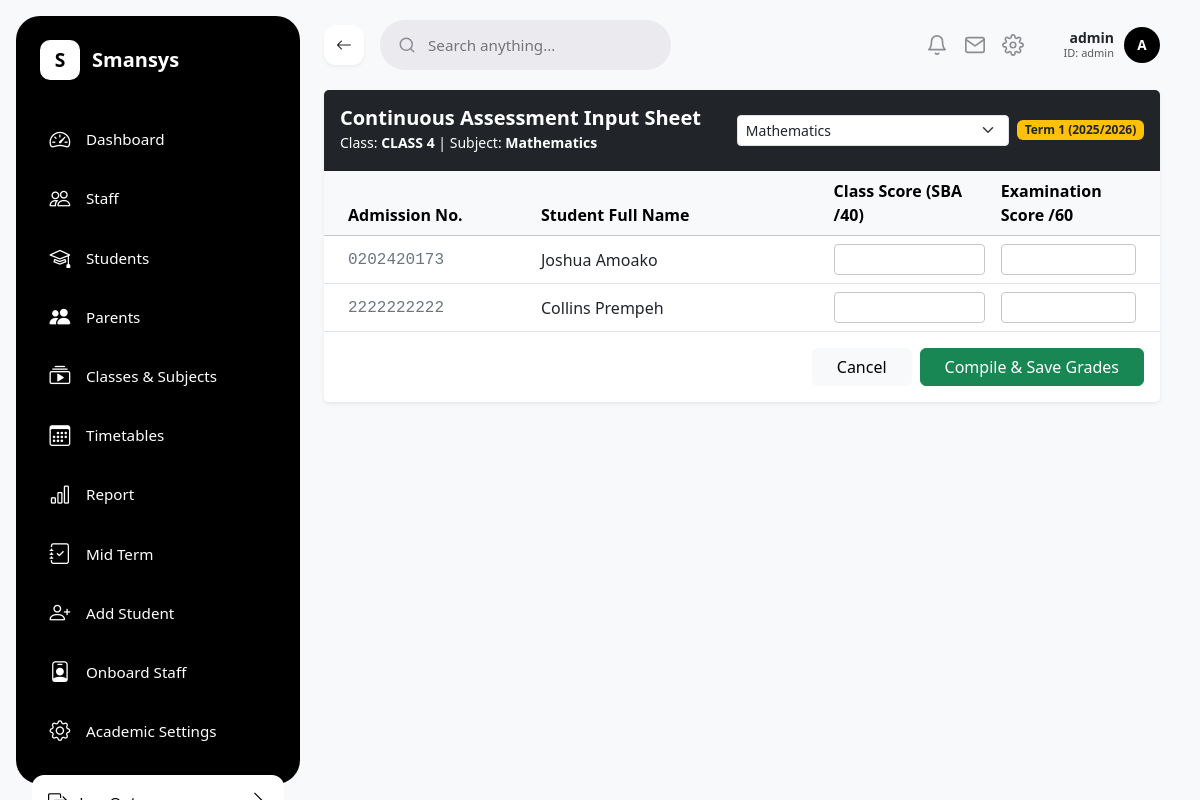
The page /grades/entry/2/2/ (signed in) on the database its author committed.
### sis/models.py (models this page shows, shortened)
class ClassRoom(models.Model):
    class_name = models.CharField(max_length=50, unique=True)
    order = models.PositiveIntegerField(
        default=0,
        help_text="Used to sort classes hierarchically (e.g., Class 1 = 1, JHS 3 = 9)"
    )
    form_master = models.ForeignKey('StaffProfile', on_delete=models.SET_NULL, null=True, blank=True, related_name='managed_class')
    class Meta:
        ordering = ['order']

class Subject(models.Model):
    subject_name = models.CharField(max_length=100, unique =True)

class Student(models.Model):
    GENDER_CHOICES = [('Male', 'Male'), ('Female', 'Female')]
    STATUS_CHOICES = [('Day', 'Day'), ('Boarder', 'Boarder')]
    LIVING_WITH_CHOICES = [('Mother', 'Mother'), ('Father', 'Father'), ('Both', 'Both')]
    admission_number = models.CharField(max_length=50, unique=True)
    first_name = models.CharField(max_length=100)
    last_name = models.CharField(max_length=100)
    other_names = models.CharField(max_length=100, blank=True, null=True, default='')
    dob = models.DateField(verbose_name='Date of Birth')
    date_of_admission = models.DateField(default=date.today)
    gender = models.CharField(max_length=10, choices=GENDER_CHOICES)
    status = models.CharField(max_length=10, choices=STATUS_CHOICES)
    living_with = models.CharField(max_length=10, choices=LIVING_WITH_CHOICES, default='Both')
    previous_school_attended = models.CharField(max_length=255, default='N/A')
    profile_picture = models.ImageField(upload_to='students/profiles/', blank=True, null=True)
    classroom = models.ForeignKey('ClassRoom', on_delete=models.SET_NULL, null=True, blank=True, related_name='students')
    father = models.ForeignKey(Parent, on_delete=models.SET_NULL, null=True, blank=True, related_name='father_of')
    mother = models.ForeignKey(Parent, on_delete=models.SET_NULL, null=True, blank=True, related_name='mother_of')
    @property
    def current_class(self):
        """Return the most recent enrolled ClassRoom for this student, or None."""
        latest = self.enrollments.order_by('-date_enrolled').first()
        return latest.classroom if latest else None

### sis/views.py (the view, shortened to what this page needs)
# urls.py: path('grades/entry/<int:class_id>/<int:subject_id>/', bulk_grade_entry_view, name='bulk_grade_entry'),
@login_required
def bulk_grade_entry_view(request, class_id, subject_id):
    if not _is_staff_or_admin(request.user):
        raise PermissionDenied
    classroom = ClassRoom.objects.get(pk=class_id)
    staff = getattr(request.user, 'staff_profile', None)
    if not request.user.is_superuser:
        has_assignment = StaffClassSubject.objects.filter(staff=staff, classroom=classroom, subject_id=subject_id).exists()
        if not has_assignment:
            messages.error(request, 'You can only enter grades for subjects and classes assigned to you.')
            return redirect('dashboard')
    students = Student.objects.filter(enrollments__classroom=classroom).distinct()
    if request.user.is_superuser:
        subjects = Subject.objects.all().order_by('subject_name')
    else:
        assigned_subject_ids = StaffClassSubject.objects.filter(staff=staff, classroom=classroom).values_list('subject_id', flat=True).distinct()
        subjects = Subject.objects.filter(id__in=assigned_subject_ids).order_by('subject_name')
    if subject_id:
        subject = Subject.objects.filter(pk=subject_id).first()
    else:
        subject = subjects.first()
    current_session = AcademicSession.objects.filter(is_current=True).first()
    current_term_obj = Term.objects.filter(is_active=True).first()
    current_term = int(current_term_obj.term_name.split()[-1]) if current_term_obj else 1
    current_academic_year = current_session.academic_year if current_session else "2025-2026"
    student_marks_matrix = []
    for student in students:
        existing_assessment = SubjectAssessment.objects.filter(
                student=student, subject=subject, academic_session=current_session, academic_term=current_term_obj
            ).first()
        student_marks_matrix.append({
            'student': student,
            'existing_class_score': existing_assessment.class_score if existing_assessment else "",
            'existing_exam_score': existing_assessment.exam_score if existing_assessment else ""
        })
    context = {
        'classroom': classroom,
        'subject': subject,
        'subjects': subjects,
        'matrix': student_marks_matrix
    }
    return render(request, 'sis/bulk_grade_entry.html', context)

### sis/templates/sis/bulk_grade_entry.html (shortened to what this page needs)
{% extends 'sis/base.html' %}
{% block content %}
<div class="card shadow-sm border-0">
    <div class="card-header bg-dark text-white py-3 d-flex justify-content-between align-items-center">
        <div>
            <h5 class="mb-0 fw-bold">Continuous Assessment Input Sheet</h5>
            <small class="text-light-50">Class: <strong>{{ classroom.class_name }}</strong> | Subject: <strong>{% if subject %}{{ subject.subject_name }}{% else %}None selected{% endif %}</strong></small>
        </div>
        <div class="d-flex align-items-center gap-2">
            {% if subjects %}
            <select class="form-select form-select-sm" onchange="window.location.href=this.value">
                {% for item in subjects %}
                <option value="{% url 'bulk_grade_entry' class_id=classroom.id subject_id=item.id %}" {% if subject and subject.id == item.id %}selected{% endif %}>{{ item.subject_name }}</option>
                {% endfor %}
            </select>
            {% endif %}
            <span class="badge bg-warning text-dark fw-bold">Term 1 (2025/2026)</span>
        </div>
    </div>
    <div class="card-body p-0">
        <form method="POST">
            <div class="table-responsive">
                <table class="table table-hover align-middle mb-0">
                    <thead class="table-light">
                        <tr>
                            <th class="ps-4" style="width: 25%;">Admission No.</th>
                            <th style="width: 35%;">Student Full Name</th>
                            <th style="width: 20%;">Class Score (SBA /40)</th>
                            <th class="pe-4" style="width: 20%;">Examination Score /60</th>
                        </tr>
                    </thead>
                    <tbody>
                        {% for row in matrix %}
                        <tr>
                            <td class="ps-4 font-monospace text-secondary">{{ row.student.admission_number }}</td>
                            <td class="fw-medium text-dark">{{ row.student.first_name }} {{ row.student.last_name }}</td>
                            <td>
                                <input type="number" name="class_score_{{ row.student.id }}"
                                       class="form-control form-control-sm border-secondary-subtle"
                                       step="0.01" min="0" max="40" value="{{ row.existing_class_score }}">
                            </td>
                            <td class="pe-4">
                                <input type="number" name="exam_score_{{ row.student.id }}"
                                       class="form-control form-control-sm border-secondary-subtle"
                                       step="0.01" min="0" max="60" value="{{ row.existing_exam_score }}">
                            </td>
                        </tr>
                        {% endfor %}
                    </tbody>
                </table>
            </div>
            <div class="card-footer bg-white py-3 d-flex justify-content-end gap-2 border-top-0">
                <a href="{% url 'student_list' %}" class="btn btn-light px-4">Cancel</a>
                <button type="submit" class="btn btn-success px-4">Compile & Save Grades</button>
            </div>
        </form>
    </div>
</div>
{% endblock %}

### sis/templates/sis/base.html (shortened to what this page needs)
{% load static %}
<!DOCTYPE html>
<html lang="en">
<head>
    <link rel="stylesheet" href="{% static 'css/bootstrap.min.css' %}">
    <link rel="stylesheet" href="https://cdn.jsdelivr.net/npm/bootstrap-icons@1.11.3/font/bootstrap-icons.min.css">
</head>
<body>
{% if user.is_authenticated %}
<div class="app-layout" style="display: flex; min-height: 100vh; background-color: #F8F9FA;">
    <aside style="width: 284px; flex-shrink: 0; min-height: 100vh;">
        <div class="sidebar">
            <div>
                <div class="brand">
                    <div class="icon-box">S</div>
                    <span>Smansys</span>
                </div>
                <nav class="nav-links">
                    {% if user.is_superuser %}
                    <a href="{% url 'dashboard' %}" class="{% if request.path == '/' or request.path == '/dashboard/' %}active{% endif %}">
                        <i class="bi bi-speedometer2"></i> Dashboard
                    </a>
                    <a href="{% url 'staff_list' %}" class="{% if request.path == '/staff/list/' %}active{% endif %}">
                        <i class="bi bi-people"></i> Staff
                    </a>
                    <a href="{% url 'student_list' %}" class="{% if request.path == '/students/' %}active{% endif %}">
                        <i class="bi bi-mortarboard"></i> Students
                    </a>
                    <a href="{% url 'parents_list' %}" class="{% if request.resolver_match.url_name == 'parents_list' %}active{% endif %}">
                        <i class="bi bi-people-fill"></i> Parents
                    </a>
                    <a href="{% url 'classes_subjects_hub' %}" class="{% if request.resolver_match.url_name == 'classes_subjects_hub' %}active{% endif %}">
                        <i class="bi bi-collection-play"></i> Classes & Subjects
                    </a>
                    <a href="{% url 'timetable_hub' %}" class="{% if request.resolver_match.url_name == 'timetable_hub' %}active{% endif %}">
                        <i class="bi bi-calendar3"></i> Timetables
                    </a>
                    <a href="{% url 'reports' %}" class="{% if request.path == '/reports/' %}active{% endif %}">
                        <i class="bi bi-bar-chart"></i> Report
                    </a>
                    <a href="{% url 'midterm_summary' %}" class="{% if request.resolver_match.view_name == 'midterm_summary' %}active{% endif %}">
                        <i class="bi bi-journal-check"></i> Mid Term
                    </a>
                    <a href="{% url 'register_student' %}" class="{% if request.path == '/students/register/' %}active{% endif %}">
                        <i class="bi bi-person-plus"></i> Add Student
                    </a>
                    <a href="{% url 'register_staff' %}" class="{% if request.path == '/staff/register/' %}active{% endif %}">
                        <i class="bi bi-person-badge"></i> Onboard Staff
                    </a>
                    <a href="{% url 'academic_settings' %}" class="{% if request.path == '/settings/academic-session/' %}active{% endif %}">
                        <i class="bi bi-gear"></i> Academic Settings
                    </a>
                    {% endif %}
                </nav>
            </div>
            <div class="logout-wrap">
                <a href="{% url 'logout' %}">
                    <span><i class="bi bi-box-arrow-right me-2"></i> Log Out</span>
                    <i class="bi bi-chevron-right"></i>
                </a>
            </div>
        </div>
    </aside>
    <div class="main-viewport" style="flex-grow: 1; display: flex; flex-direction: column; min-width: 0;">
        <header class="global-header" style="width: 100%; display: flex; align-items: center; justify-content: space-between; padding: 20px 40px; background-color: transparent;">
            <div class="header-left d-flex align-items-center gap-3">
                <button type="button" onclick="window.history.back();" class="back-btn" aria-label="Go back">
                    <i class="bi bi-arrow-left"></i>
                </button>
                <div class="header-search-field" style="position: relative;">
                    <svg width="18" height="18" viewBox="0 0 24 24" fill="none" stroke="#8E8D93" stroke-width="2" stroke-linecap="round" stroke-linejoin="round">
                        <circle cx="11" cy="11" r="8"/>
                        <path d="M21 21l-4.35-4.35"/>
                    </svg>
                    <input id="globalSearchInput" type="text" placeholder="Search anything..." style="flex: 1; border: none; outline: none; background: transparent; font-size: 0.95rem; color: #8E8D93; line-height: 1; min-width: 0;">
                </div>
            </div>
            <div class="header-right d-flex align-items-center" style="gap: 20px; margin-left: auto;">
                <div class="utility-group d-flex align-items-center gap-3">
                    <svg width="22" height="22" viewBox="0 0 24 24" fill="none" stroke="#8E8D93" stroke-width="1.8" stroke-linecap="round" stroke-linejoin="round" style="cursor: pointer;">
                        <path d="M18 8A6 6 0 0 0 6 8c0 7-3 9-3 9h18s-3-2-3-9"/>
                        <path d="M13.73 21a2 2 0 0 1-3.46 0"/>
                    </svg>
                    <svg width="22" height="22" viewBox="0 0 24 24" fill="none" stroke="#8E8D93" stroke-width="1.8" stroke-linecap="round" stroke-linejoin="round" style="cursor: pointer;">
                        <path d="M4 4h16c1.1 0 2 .9 2 2v12c0 1.1-.9 2-2 2H4c-1.1 0-2-.9-2-2V6c0-1.1.9-2 2-2z"/>
                        <polyline points="22,6 12,13 2,6"/>
                    </svg>
                </div>
                <div class="profile-dropdown-container" style="position: relative;">
                    <div class="header-profile-pill d-flex align-items-center" style="gap: 10px; margin-left: 20px; cursor: pointer;" onclick="toggleProfileCard()">
                        <div class="text-end d-none d-md-block">
                            <div class="fw-bold text-dark lh-sm" style="font-size: 14px;">
                                {% if request.user.first_name %}{{ request.user.first_name }} {{ request.user.last_name }}{% else %}{{ request.user.username }}{% endif %}
                            </div>
                            <div class="text-muted" style="font-size: 11px; margin-top: -2px;">
                                ID: {{ request.user.username }}
                            </div>
                        </div>
                        {% if staff_profile and staff_profile.profile_picture %}
                        <img src="{{ staff_profile.profile_picture.url }}" alt="Avatar" style="width: 36px; height: 36px; border-radius: 50%; object-fit: cover;">
                        {% else %}
                        <span style="width: 36px; height: 36px; display: flex; align-items: center; justify-content: center; border-radius: 50%; background-color: #000000; color: #ffffff; font-weight: 700; font-size: 0.85rem; line-height: 1;">
                            {{ request.user.username|first|upper }}
                        </span>
                        {% endif %}
                    </div>
                </div>
            </div>
        </header>
        <main class="page-content-canvas" style="flex: 1 1 auto; display: flex; flex-direction: column; min-height: calc(100vh - 120px); padding: 0 40px 40px 40px;">
{% endif %}
            {% block content %}
            {% endblock %}
{% if user.is_authenticated %}
        </main>
    </div>
</div>
{% endif %}
</body>
</html>

### rows shown on the page
ClassRoom: class_name "CLASS 4"
Subject: subject_name "Mathematics"
Student: student.admission_number "0202420173", student.first_name "Joshua", student.last_name "Amoako"
Student: student.admission_number "2222222222", student.first_name "Collins", student.last_name "Prempeh"

### other values the page prints
{{ request.user.username }} "admin"
{{ request.user.username|first|upper }} "A"
form field value "Mathematics"
